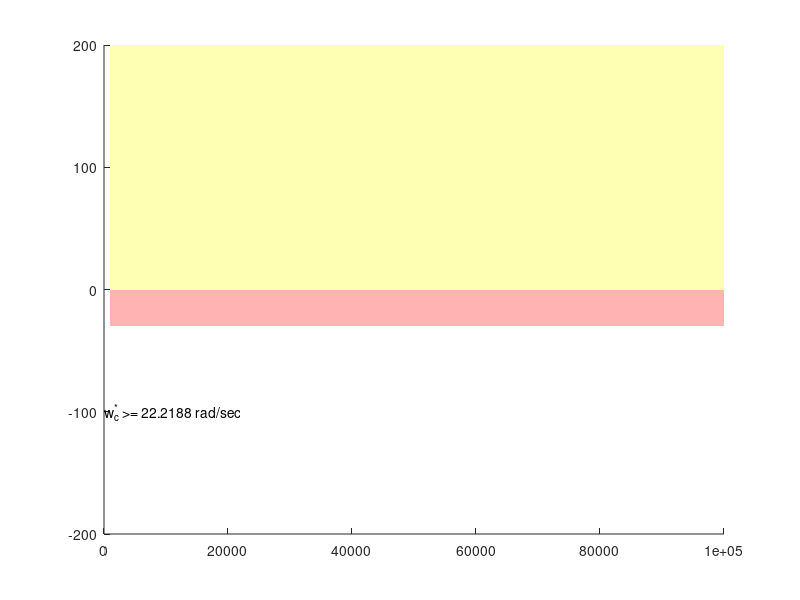

This chart was generated by the following MATLAB code: (Note: this script raises an error after producing the figure.)
%%Introduzione

%Progetto di Controlli Automatici - T
%Tipologia III variante A: Controllo di un sistema idroelettrico con condotta forzata

%Gruppo:
%Andrea Proia 0000825784
%Federico Maria Macchiavelli 0000825621
%Mattia Innocenti 0000825046
%Luca Bartolomei 0000825005


%%
%Caratteristiche impianto

%Si tratta di un sistema SISO.

%Tabella delle caratteristiche:
tab.a = pi^2;
tab.a_inv = 1/tab.a;
tab.C_d = 2*pi^2;
tab.R_0 = 45;
tab.eta = 0.6;
tab.W = 30;
tab.omega_n = 1000;
tab.A_n = 0.02;
tab.B_n = 30;
tab.T_a_1 = 0.3;
tab.T_a_0 = 0.033;
tab.x_equilibrio_1 = 10;
tab.x_equilibrio_2 = 6;
tab.x_equilibrio_3 = 7;
tab.u_equilibrio = (tab.x_equilibrio_1/(tab.x_equilibrio_2*abs(tab.x_equilibrio_2))-tab.R_0)/(tab.C_d);

%La costante g non è presente nella tabella:
tab.g_const = 9.80655;

%Metto insieme la condizione di equilibrio dello stato:
% tab_x_equilibrio = [tab_x_equilibrio_1, tab_x_equilibrio_2, tab_x_equilibrio_3];

%Definizione del sistema:
%Il sistema è formato da tre variabili di stato:

%x_1: la pressione dell'acqua sul fondo del bacino.
%x_2: la portata in uscita dal bacino.
%x_3: la portata in ingresso allo stesso.

%L'uscita del sistema viene rappresentata dalla variabile y:
%y: rappresenta l'energia elettrica generata attraverso la turbina.
%y= -eta*x_1*x_2

%Forma di stato:
%x_dot_1 = (g/a)*(-x_2+x_3)
%x_dot_2 = -C_d*u*x_2*|x_2|-R_0*x_2*|x_2|+x_1
%x_dot_3 = 0
 
%%
%Specifiche di progetto

%1 Errore a regime nullo con riferimento a gradino w(t) = W1(t)
%2 Per garantire una certa robustezza del sistema si deve avere un margine di fase M_f* = 45 
%3 Il sistema può accettare un sovraelongazione percentuale al massimo del 5% : S_% <= 5%

s_perc = 0.05;

%4 Il tempo di assestamento all'1% deve essere tenuto relativamente basso T_a_1 = 0.3 s
%5 Devo abbattere i rumori n di 30 volte che in db =
B_n_db = 20*log10(tab.B_n);

%Specifiche opzionali:

%1_opz Il tempo di assestamento all'1% deve essere tenuto a 0.033 s

%Introduco i vincoli indiretti:

%Dato dal rumore di misura.
%Dato che non ho vincoli di moderazione, questo rimane il vincolo più forte
omega_c_max=tab.omega_n; % 1000 rad/s
%Limite superiore per la frequenza di attraversamento.

%Viene ricavato dalla sovraelongazione con la formula classica.
xi=sqrt(log(s_perc)^2/(pi^2+log(s_perc)^2)); %0.6901

%Mf>69.011Ḟ richiesta più limitatnte delle specifiche (Mf>45Ḟ).
%PROCEDIMENTO: calcolo xi con la formula inversa, poi calcolo il Mf e
%valuto la condizione più restrittiva
Mf=xi*100; %69.0107 

%Calcolo la frequenza di attraversamento minimo attraverso la formula:
%460/(Mf* T*) cioè 460/(69.011 * 0.3)
%Questo limite inferiore è dettato dal tempo di assestamento.
omega_c_min=460/(Mf * tab.T_a_1); % 22.2188 rad/s

%Abbiamo individuato l'intervallo per la pulsazione di attraversamento 
%w_c* [22.2188 rad/s, 1000 rad/s]

%%
%Linearizzazione del sistema

%Ridefinisco la prima equazione di stato:
%x_dot_1 = -(g/a) x_2 + (g/a) x_3

%Ridefinisco la seconda equazione di stato:
%x_dot_2 = x_1 -(C_d*u+R_0) x_2*|x_2|
%x_dot_2 = x_1 -(R_0*|x_2|) x_2 - (C_d*x_2*|x_2|) u

%La derivata di x_2 in x_dot_2 non è immediata:
%d/dx_2 (x_1 -(C_d*u+R_0) x_2*|x_2|) = -(2(x_2)^2(C_d*u+R_0))/|x_2|

%Ridefinisco y
%y= -(eta*x_2) x_1
%y= -(eta*x_1) x_2

%Punto di equilibrio dove linearizzare il sistema:
%x_equilibrio = (10,6,6)
%u_equilibrio = (-2.265654245335609)

%Applico la serie di Taylor per linearizzare il sistema:
%A = 0 + d/dx (x_dot)|x=x_equilibrio, u=u_equilibrio
%B = 0 + d/du (x_dot)|x=x_equilibrio, u=u_equilibrio
%C = 0 + d/dx (y)|x=x_equilibrio, u=u_equilibrio
%D = 0 + d/du (y)|x=x_equilibrio, u=u_equilibrio

%Definiamo le matrici A,B,C,D derivabili dalla forma di stato e dall'uscita

%A è una 3x3 perchè devo moltiplicare per le tre equazioni di stato 3x1 e 
%deve saltare fuori un 3x1 quindi 3x3 * 3x1 = 3x1
A = [0, -(tab.g_const/tab.a),                                                                   (tab.g_const/tab.a);
     1, -(2*(tab.x_equilibrio_2^2)*(tab.C_d*tab.u_equilibrio+tab.R_0)/abs(tab.x_equilibrio_2)), 0;
     0, 0,                                                                                      0];

%Consideriamo la pressione sul fondo costante.
% A = [0, 0,                                                                                      0;
%      1, -(2*(tab.x_equilibrio_2^2)*(tab.C_d*tab.u_equilibrio+tab.R_0)/abs(tab.x_equilibrio_2)), 0;
%      0, 0,                                                                                      0];

%B è una 3x1 perchè deve moltiplicare per l'ingresso 1x1 e deve saltare
%fuori una 3x1 quindi 3x1 * 1x1 = 3x1
B = [0;
     -(tab.C_d*tab.x_equilibrio_2*abs(tab.x_equilibrio_2));
     0];

%C è 1x3 perchè 1x3 * 3x1 = 1x1
C = [-(tab.eta*tab.x_equilibrio_2), -(tab.eta*tab.x_equilibrio_1), 0];

D = 0;

%Per verificare il contenuto delle variabili globali uso la funzione disp
%disp(A);


%Definisco la funzione di traferimento
s=tf('s');
[Num,Den]=ss2tf(A,B,C,D);
G=tf(Num,Den);
%Stampo G
zpk(G)

%Si evidenzia uno zero che diverge.
%Si evidenzia uno zero nell'origine e un polo nell'origine.
%Si evidenzia due poli non nell'origine.
%Si evidenzia uno zero non nell'origine (quello divergente).

%Plot del diagramma di bode

%Margini di visualizzazione del diagramma.
omega_plot_min=10^(-2);
omega_plot_max=10^5;

%Ricavo il bode della G da plottare
[Mag_G,phase_G,omega_G]=bode(G,{omega_plot_min,omega_plot_max});

%Nuova finestra grafica
figure();

%Vincolo sulla w_c_min
patch([omega_plot_min,omega_c_min,omega_c_min,omega_plot_min],[-200,-200,0,0],'yellow','FaceAlpha',0.3,'EdgeAlpha',0);
text(omega_c_min-22,-100,'w_c^* >= 22.2188 rad/sec');

%Vincolo sulla w_c_max
hold on;
patch([omega_plot_max,omega_c_max,omega_c_max,omega_plot_max],[200,200,0,0],'yellow','FaceAlpha',0.3,'EdgeAlpha',0); 

%Vincolo sull'attenuazione di n
hold on;
patch([omega_plot_max,omega_c_max,omega_c_max,omega_plot_max],[-B_n_db,-B_n_db,0,0],'red','FaceAlpha',0.3,'EdgeAlpha',0); 

%plotto G
hold on;
margin(Mag_G,phase_G,omega_G);

%Vincolo sul margine di fase: -180Ḟ + arg(L(jw_c))
hold on;
%Coppie di punti (w_c_min, -180+Mf), (w_c_max, -180+Mf), (w_c_max, -270),
%(w_c_min, -270)
patch([omega_c_min,omega_c_max,omega_c_max,omega_c_min],[-180+Mf,-180+Mf,-270,-270],'green','FaceAlpha',0.2,'EdgeAlpha',0); 
grid on;



%-------------------------------------------------------------------------------------------------------------------------------------


%%
%Progettazione della rete regolatrice statica

%Ho bisogno di un polo per il vincolo numero 1.
%Volgio un e_inf = 0
%Il guadagno statico resta libero: verrà modificato se necessario.
R_s = 1/s;
G_e = R_s*G;

%Stampo gli zeri e i poli di G_e 
zpk(G_e)

%Ricavo i dati sulla G_e
[Mag_G_e,phase_G_e,omega_G_e]=bode(G_e,{omega_plot_min,omega_plot_max});

%Nuova finestra grafica.
figure();

%Vincolo sulla w_c_min
patch([omega_plot_min,omega_c_min,omega_c_min,omega_plot_min],[-200,-200,0,0],'yellow','FaceAlpha',0.3,'EdgeAlpha',0); 

%Vincolo sulla w_c_max
hold on;
patch([omega_plot_max,omega_c_max,omega_c_max,omega_plot_max],[120,120,0,0],'yellow','FaceAlpha',0.3,'EdgeAlpha',0); 

%Vincolo sull'attenuazione di n
hold on;
patch([omega_plot_max,omega_c_max,omega_c_max,omega_plot_max],[-B_n_db,-B_n_db,0,0],'red','FaceAlpha',0.3,'EdgeAlpha',0); 


%Plotto G_e
hold on;
bodeplot(G_e, {omega_plot_min,omega_plot_max});
% margin(Mag_G_e,phase_G_e,omega_G_e);

%Vincolo sul margine di fase: -180Ḟ + arg(L(jw_c))
hold on;
%Coppie di punti (w_c_min, -180+Mf), (w_c_max, -180+Mf), (w_c_max, -270),
%(w_c_min, -270)
patch([omega_c_min,omega_c_max,omega_c_max,omega_c_min],[-180+Mf,-180+Mf,-180,-180],'green','FaceAlpha',0.2,'EdgeAlpha',0); 

%Dal grafico si deduce che siamo caduti in uno scenario B

%%
%Progettazione della rete regolatrice dinamica

%Si tratta della frequenza di attraversamento scelta.
omega_c_star_ant = 150;

%Alzo il margine di fase per contrastare i due poli della rete ritardatrice
%da progettare successivamente per rispettare il vincolo su n.
Mf_ant=Mf+10;

%Ricavo i dati di attraversamento di G_e
[Mag_G_e_omega_c_star_ant,phase_G_e_omega_c_star_ant,omega_c_star_ant]=bode(G_e, omega_c_star_ant);

Mag_G_e_omega_c_star_ant_db = 20*log(Mag_G_e_omega_c_star_ant);

M_star_ant = 10^-(Mag_G_e_omega_c_star_ant_db/20);
phi_star_ant = Mf_ant-180-phase_G_e_omega_c_star_ant;

tau_rete_ant = (M_star_ant-cos(phi_star_ant*pi/180))/(omega_c_star_ant*sin(phi_star_ant*pi/180));
tau_alpha_rete_ant = (cos(phi_star_ant*pi/180)-1/M_star_ant)/(omega_c_star_ant*sin(phi_star_ant*pi/180));

alpha_rete_ant = tau_alpha_rete_ant/tau_rete_ant;

%Ricavo il regolatore dinamico (anticipatore).
R_d_ant = (1+s*tau_rete_ant)/(1+tau_alpha_rete_ant*s);

%Stampo il grafico per vedere in che scenario siamo caduti.
G_e_1 = R_d_ant  * G_e;

%Stampo gli zeri e i poli di G_e_1
% zpk(G_e_1)

%Ricavo i dati sulla G_e_1
[Mag_G_e_1,phase_G_e_1,omega_G_e_1]=bode(G_e_1,{omega_plot_min,omega_plot_max});

figure();
%Vincolo sulla w_c_min
patch([omega_plot_min,omega_c_min,omega_c_min,omega_plot_min],[-200,-200,0,0],'yellow','FaceAlpha',0.3,'EdgeAlpha',0); 

%Vincolo sulla w_c_max
hold on;
patch([omega_plot_max,omega_c_max,omega_c_max,omega_plot_max],[120,120,0,0],'yellow','FaceAlpha',0.3,'EdgeAlpha',0); 

%Vincolo sull'attenuazione di n
hold on;
patch([omega_plot_max,omega_c_max,omega_c_max,omega_plot_max],[-B_n_db,-B_n_db,0,0],'red','FaceAlpha',0.3,'EdgeAlpha',0); 

%Plotto G_e_1
hold on;
% bodeplot(G_e_1, {omega_plot_min,omega_plot_max});
margin(Mag_G_e_1,phase_G_e_1,omega_G_e_1);

%Vincolo sul margine di fase: -180Ḟ + arg(L(jw_c))
hold on;
%Coppie di punti (w_c_min, -180+Mf), (w_c_max, -180+Mf), (w_c_max, -270),
%(w_c_min, -270)
patch([omega_c_min,omega_c_max,omega_c_max,omega_c_min],[-180+Mf,-180+Mf,-180,-180],'green','FaceAlpha',0.2,'EdgeAlpha',0);

%Siamo caduti in uno scenario A:
%Dato che il guadagno è libero lo uso per correggere la rete.
%Abbiamo calcolato il valore di mu attraverso il grafico di bode.

omega_c_star_mu = 45;

[Mag_G_e_1_omega_c_star_ant,phase_G_e_1_omega_c_star_mu,omega_c_star_mu]=bode(G_e_1, omega_c_star_mu);

mu_d = 1/Mag_G_e_1_omega_c_star_ant;

G_e_2 = mu_d * G_e_1;

%Plotto G_e_2
[Mag_G_e_2,phase_G_e_2,omega_G_e_2]=bode(G_e_2,{omega_plot_min,omega_plot_max});
hold on;
% bodeplot(G_e_2, {omega_plot_min,omega_plot_max});
margin(Mag_G_e_2,phase_G_e_2,omega_G_e_2);

%La specifica di attraversamento e margine di fase è rispettata, manca
%solo il vincolo sulla n: uso una rete ritardatrice.
%%
%RETE RITARDATRICE PER RISOLUZIONE DI n(t)
%Si tratta della frequenza di inizio del polo.
omega_c_star_rit = 150;
alpha_rete_rit = 0.01;

tau_rete_ritardatrice = 1/omega_c_star_rit;
tau_alpha_rete_ritardatrice = alpha_rete_rit * tau_rete_ritardatrice;

R_d_rit = (1+s*tau_alpha_rete_ritardatrice)^2/(1+tau_rete_ritardatrice*s)^2;


%%
%Calcolo L con aggiunta della rete ritardatrice
L = mu_d * R_d_ant * G_e;

[NumL, DenL] = tfdata(L);
NumL = NumL{1,1};
DenL = DenL{1,1};

%Stampo gli zeri e i poli di L

%Ricavo i dati sulla L
[Mag_L,phase_L,omega_L]=bode(L,{omega_plot_min,omega_plot_max});

%Plotto L sul grafico precedente e la confronto con G_e
hold on;
margin(Mag_L,phase_L,omega_L);
grid on;

%Il grafico sembra reggere.

%%
%Chiusura del loop

%Chiudo il loop: F

F=L/(1+L);

%Ricavo informazioni
[Mag_F,phase_F,w_F]=bode(F,{omega_plot_min,omega_plot_max});

%Stampo gli zeri e i poli di F
zpk(F)

%Plotto F
% figure();
% margin(Mag_F,phase_F,w_F);
% grid on;

%Informazioni sullo step
stepinfo(F)

figure();
step(F);


